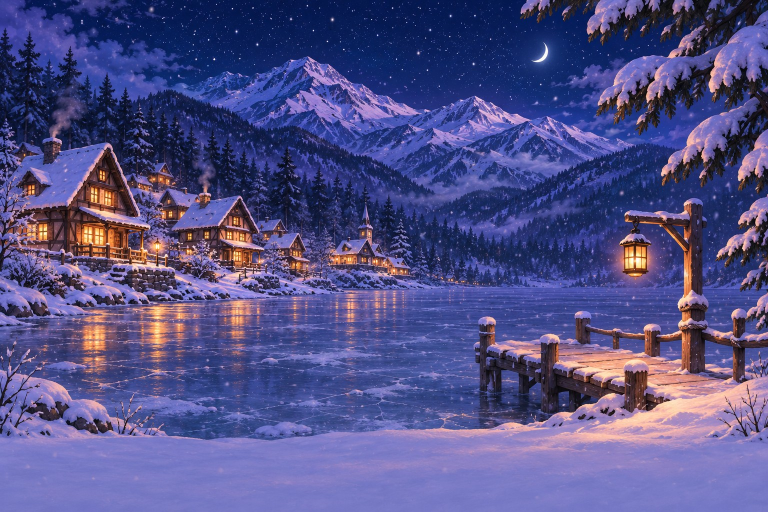
#> input picture Resources/Wallpapers/winter-night.jpg, 1536 x 1024 px (shown at 1/2 size)
$ python make-icon.py
#> lines starting #> are read from the running program, lines starting #| are printed output that depends on the picture; after the words box and inside, x2 and y2 are one past the last pixel; in counts of white or black regions, pixels touching at a corner belong together
"""Composes the app icon, Resources/AppIcon.png (1024x1024 RGBA), from the bundled paintings.

Usage: python scripts/make-icon.py [--previews DIR]
A winter painting seen through a window, a snow-covered sill across the bottom and a painted character
standing in the drift, on the macOS icon grid: an 824 px rounded square centred on the 1024 canvas, a
soft drop shadow, transparent outside. --previews also writes 128, 32 and 16 px downscales (and 8x
nearest-neighbour blow-ups of the small ones) so the silhouette can be checked at Finder sizes.
build-app.sh turns the PNG into AppIcon.icns with sips and iconutil on the Mac.
"""
import argparse
import math
import random
from pathlib import Path

from PIL import Image, ImageChops, ImageDraw, ImageEnhance, ImageFilter

ROOT = Path(__file__).resolve().parent.parent
OUT = ROOT / "Resources" / "AppIcon.png"

CANVAS = 1024
BODY = 824                      # the rounded square, per Apple's macOS icon grid
ORIGIN = (CANVAS - BODY) // 2
CORNER = 185
SS = 4                          # supersampling for anti-aliased shape edges
SHADOW_DY, SHADOW_BLUR, SHADOW_ALPHA = 14, 18, 0.38

PAINTING = "winter-night.jpg"
CROP = (560, 0, 1460, 900)      # source box: the moon, the peaks and the lantern
VIEW_BLUR = 2.5                 # the view through the glass is a touch out of focus
CHARACTER = "snowman.png"
CHARACTER_H = 560               # height on the 824 body
CHARACTER_CX = 412
SINK = 46                       # how far the character's base sits below the drift's crest

FRAME = 34                      # window frame on the top and sides
SILL_BACK, SILL_FRONT = 640, 676   # the sill's top face, from the glass to its front edge
DRIFT_H = 34                    # drift height at the sides; it piles up round the character
LIP = 24                        # how far the drift's overhang hangs down the sill's front face

WOOD = (128, 80, 46)
FRAME_WOOD = (96, 60, 40)
SNOW_LIT, SNOW_SHADE = (248, 248, 255), (150, 160, 214)
SHADOW_BLUE = (22, 20, 64)


def solid(size, rgb, alpha=255):
    return Image.new("RGBA", size, rgb + (alpha,))


def tinted(mask, rgb, alpha):
    """A layer of one colour whose opacity follows mask, at most alpha."""
    layer = solid(mask.size, rgb)
    layer.putalpha(mask.point(lambda v: v * alpha // 255))
    return layer


def shape(draw_fn, size=(BODY, BODY)):
    """Anti-aliased L mask: draw_fn(draw, s) paints in coordinates scaled by s."""
    big = Image.new("L", (size[0] * SS, size[1] * SS), 0)
    draw_fn(ImageDraw.Draw(big), SS)
    return big.resize(size, Image.LANCZOS)


def grain(size, rgb, seed, spread=0.22):
    """Painted wood: long horizontal streaks of lighter and darker brown."""
    rnd = random.Random(seed)
    layers = []
    for cols, rows in ((3, 9), (10, 40), (28, 120)):
        noise = Image.new("L", (cols, rows))
        noise.putdata([rnd.randint(0, 255) for _ in range(cols * rows)])
        layers.append(noise.resize(size, Image.BICUBIC))
    mask = Image.blend(Image.blend(layers[0], layers[1], 0.45), layers[2], 0.3)
    dark = tuple(int(c * (1 - spread)) for c in rgb)
    light = tuple(min(255, int(c * (1 + spread))) for c in rgb)
    return Image.composite(solid(size, light), solid(size, dark), mask)


def view():
    """The painting through the glass: soft focus, darker towards the edges, a faint reflection."""
    src = Image.open(ROOT / "Resources" / "Wallpapers" / PAINTING).convert("RGB")
#> src is the input picture: PIL image 1536x1024 RGB; mean R, G, B 82.1, 80, 134.9
    img = src.crop(CROP).resize((BODY, BODY), Image.LANCZOS).filter(ImageFilter.GaussianBlur(VIEW_BLUR))
    img = ImageEnhance.Brightness(img).enhance(0.9).convert("RGBA")
#> img: PIL image 824x824 RGBA
    glow = shape(lambda d, s: d.ellipse((-200 * s, -160 * s, (BODY + 200) * s, (BODY + 240) * s), fill=255))
#> in shape, `big = Image.new("L", (size[0] * SS, size[1] * SS), 0)`: big: PIL image 3296x3296 L; every value is 0
#> in shape, `draw_fn(ImageDraw.Draw(big), SS)`: big: PIL image 3296x3296 L; every value is 255
#> in shape, `return big.resize(size, Image.LANCZOS)`: returned value: PIL image 824x824 L; every value is 255
    img.alpha_composite(tinted(ImageChops.invert(glow.filter(ImageFilter.GaussianBlur(90))), SHADOW_BLUE, 150))
#> in tinted, `layer.putalpha(mask.point(lambda v: v * alpha // 255))`: mask: PIL image 824x824 L; every value is 0
    sheen = shape(lambda d, s: d.polygon([(150 * s, 0), (330 * s, 0), (0, 330 * s), (0, 150 * s)], fill=255))
#> call 2 of shape, with size = (824, 824)
#> in shape (call 2), `draw_fn(ImageDraw.Draw(big), SS)`:
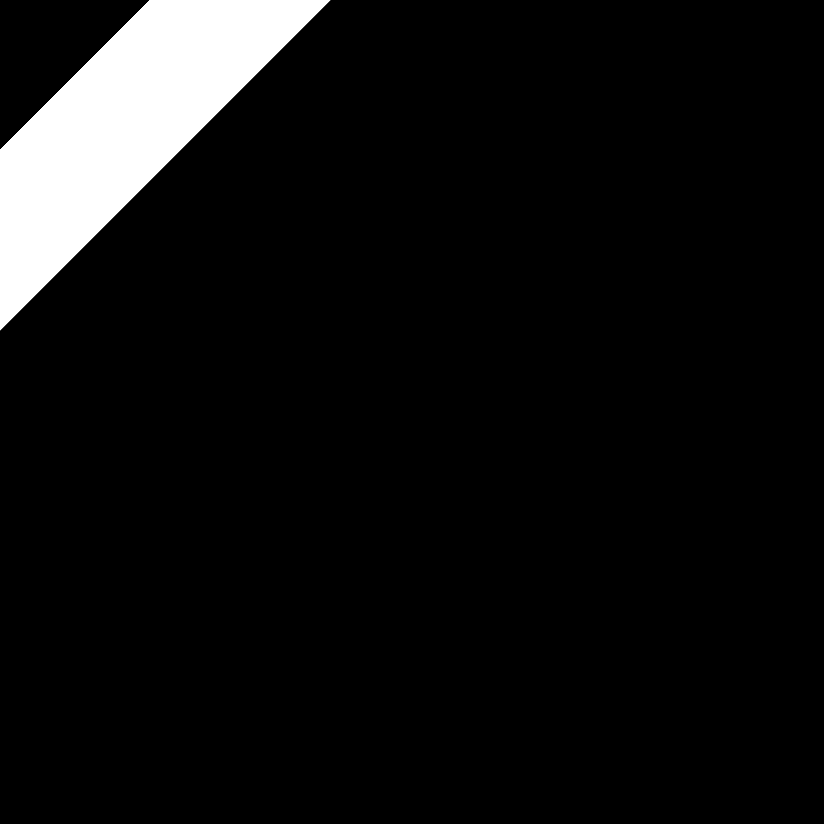
#> big: PIL image 3296x3296 L (shown at 1/4 size); 6.4% white; 1 white region, box (x1, y1, x2, y2) and area: (0, 0, 1321, 1321) 692881
    img.alpha_composite(tinted(sheen.filter(ImageFilter.GaussianBlur(30)), (255, 255, 255), 22))
#> in tinted (call 2), `layer = solid(mask.size, rgb)`: layer: PIL image 824x824 RGBA; every value is 255
    return img


def frame(body):
    """Wooden frame on the top and sides, concentric with the icon's corners, shading the glass."""
    glass = (FRAME, FRAME, BODY - FRAME, SILL_BACK + CORNER)
    hole = shape(lambda d, s: d.rounded_rectangle([v * s for v in glass], radius=(CORNER - FRAME) * s, fill=255))
#> in shape (call 3), `draw_fn(ImageDraw.Draw(big), SS)`: big: PIL image 3296x3296 L; 85.2% white; 1 black region, box (x1, y1, x2, y2) and area: (0, 0, 3296, 3296) 1612934
    wood = ImageChops.invert(hole)
    body.alpha_composite(tinted(ImageChops.offset(wood, 0, 10).filter(ImageFilter.GaussianBlur(12)), SHADOW_BLUE, 190))
    body.paste(grain(body.size, FRAME_WOOD, seed=7, spread=0.16), (0, 0), wood)
#> after the loop in grain, `for cols, rows in ((3, 9), (10, 40), (28, 120)):`:
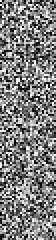
#> noise: PIL image 28x120 L (shown 2 times larger); min 0, max 255, mean 126.5
#> after the loop in grain, `for cols, rows in ((3, 9), (10, 40), (28, 120)):`: layers = 3 items
    rim = ImageChops.subtract(hole, ImageChops.offset(hole, 0, 3))
    body.alpha_composite(tinted(rim, (255, 220, 170), 70))


# [27 lines left out: functions crest, overhang, snow_fill, not called in this run]


def sill(body):
    """The ledge's wood: a lit top face and a front face darkening downwards."""
    top = grain((BODY, SILL_FRONT - SILL_BACK), tuple(c + 26 for c in WOOD), seed=3)
    front = grain((BODY, BODY - SILL_FRONT), WOOD, seed=5)
#> call 3 of grain, with size = (824, 148), rgb = (128, 80, 46), seed = 5, spread = 0.22
#> in grain (call 3), `return Image.composite(solid(size, light), solid(size, dark), mask)`:
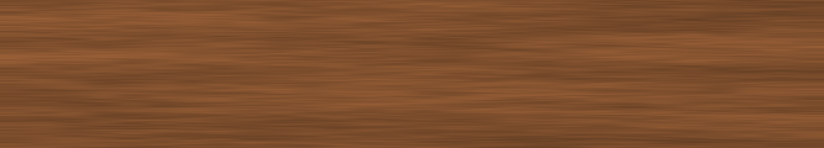
#> returned value: PIL image 824x148 RGBA; mean R, G, B, A 126.5, 78.9, 45.1, 255
    shade = Image.linear_gradient("L").resize(front.size).point(lambda v: v * 150 // 255)
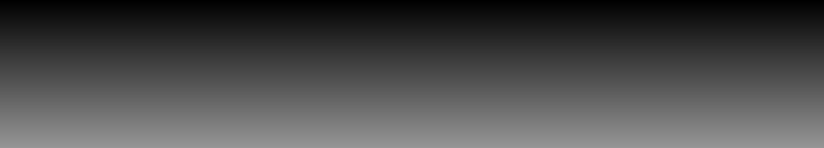
#> shade: PIL image 824x148 L; min 0, max 150, mean 74.5
    front.alpha_composite(tinted(shade, (34, 18, 12), 255))
#> in tinted (call 5), `layer.putalpha(mask.point(lambda v: v * alpha // 255))`:
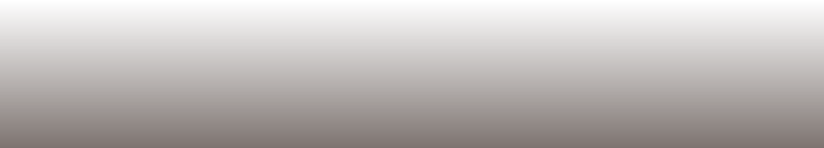
#> layer: PIL image 824x148 RGBA; mean R, G, B, A 34, 18, 12, 74.5; transparent parts drawn white
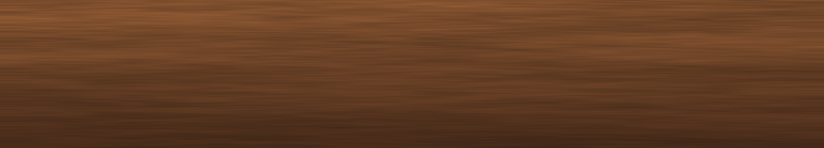
#> front: PIL image 824x148 RGBA; mean R, G, B, A 99.7, 61.2, 35.5, 255
    body.paste(top, (0, SILL_BACK))
    body.paste(front, (0, SILL_FRONT))
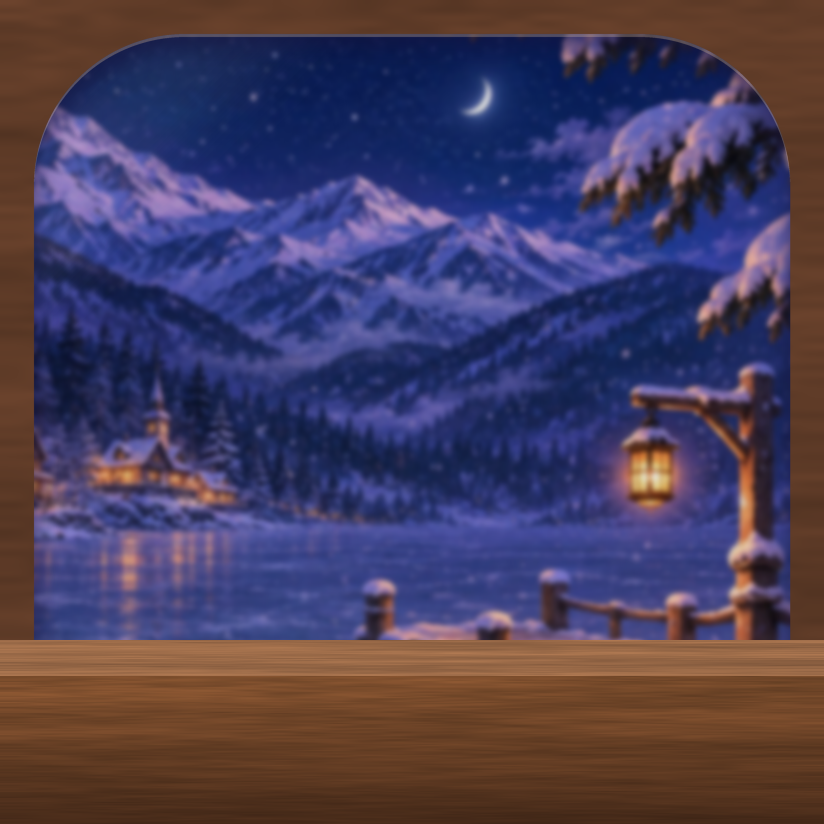
#> body: PIL image 824x824 RGBA; mean R, G, B, A 73.3, 62.5, 89.8, 255


# [15 lines left out: function drift, not called in this run]


def character(body):
    """The painted character, its base sunk into the drift (which is drawn over it afterwards), with a
    dark halo that keeps its silhouette apart from the painting at 16 px. Returns its width."""
#> (the run stopped early here; a loop or call above may not have finished)

$ run again, with Resources/Wallpapers/autumn-day.jpg copied over Resources/Wallpapers/winter-night.jpg
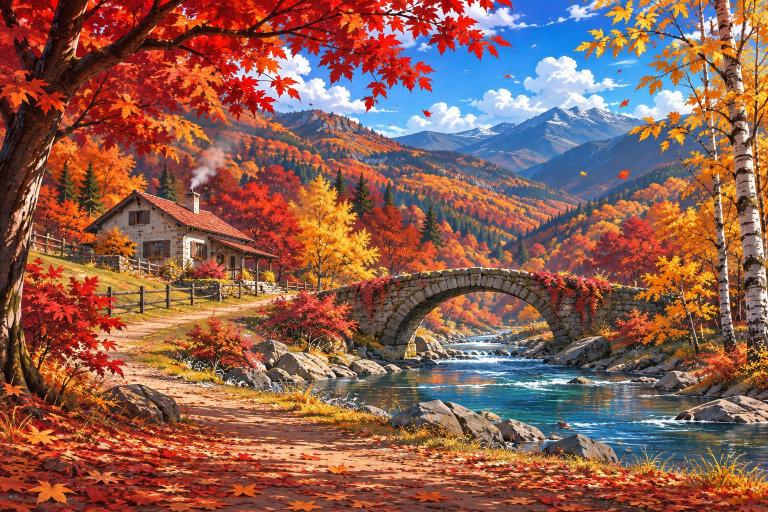
#> input picture Resources/Wallpapers/autumn-day.jpg, 1536 x 1024 px (shown at 1/2 size)
#> in view, src is the input picture: PIL image 1536x1024 RGB; mean R, G, B 140.7, 94.8, 81.7
#> in frame, `body.alpha_composite(tinted(ImageChops.offset(wood, 0, 10).filter(Imag..`:
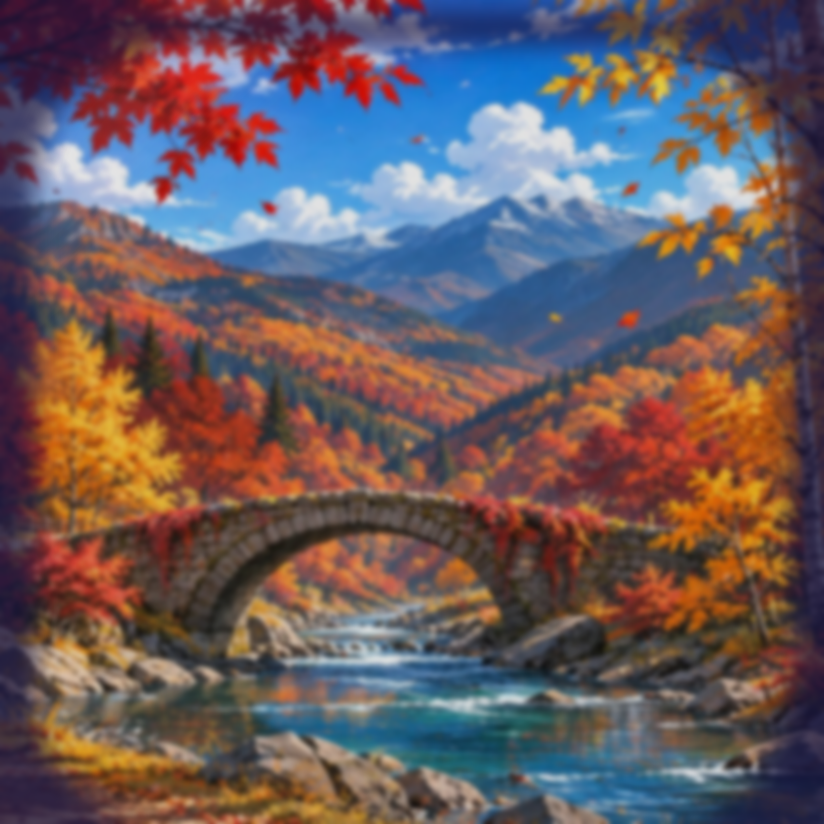
#> body: PIL image 824x824 RGBA; mean R, G, B, A 105.5, 90.8, 95.3, 255
#> after the loop in grain, `for cols, rows in ((3, 9), (10, 40), (28, 120)):`: layers = 3 items
#> in sill, `body.paste(front, (0, SILL_FRONT))`:
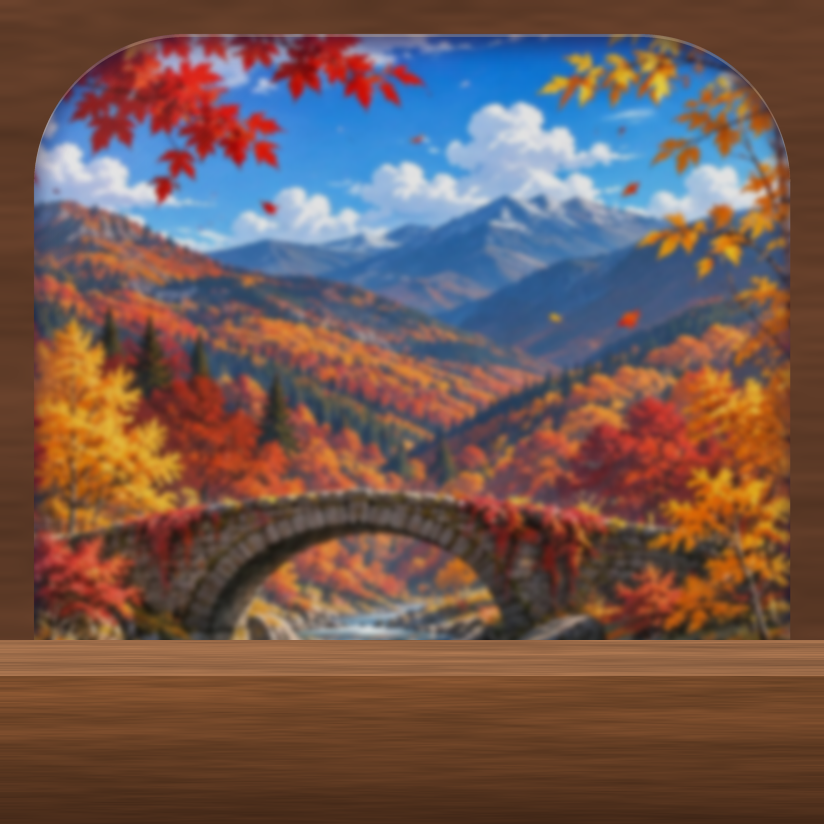
#> body: PIL image 824x824 RGBA; mean R, G, B, A 113.6, 88.1, 81.2, 255

$ run again, with Resources/Wallpapers/autumn-evening.jpg copied over Resources/Wallpapers/winter-night.jpg
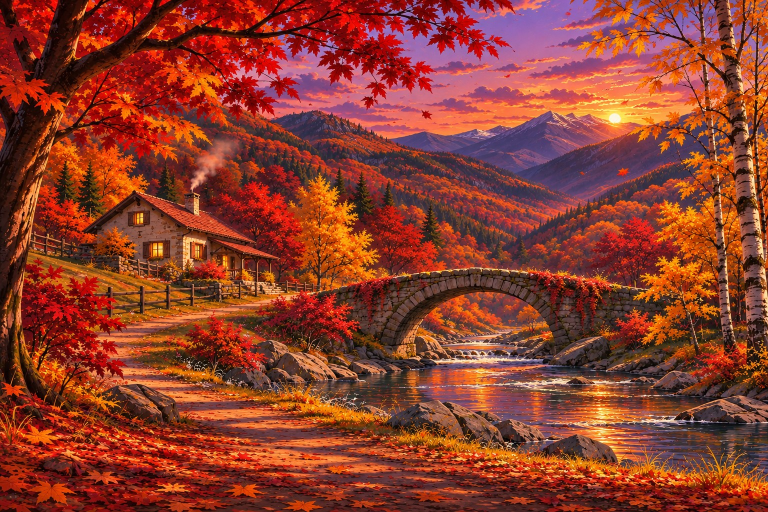
#> input picture Resources/Wallpapers/autumn-evening.jpg, 1536 x 1024 px (shown at 1/2 size)
#> in view, src is the input picture: PIL image 1536x1024 RGB; mean R, G, B 140.7, 61.3, 44.6
#> in frame, `body.alpha_composite(tinted(ImageChops.offset(wood, 0, 10).filter(Imag..`:
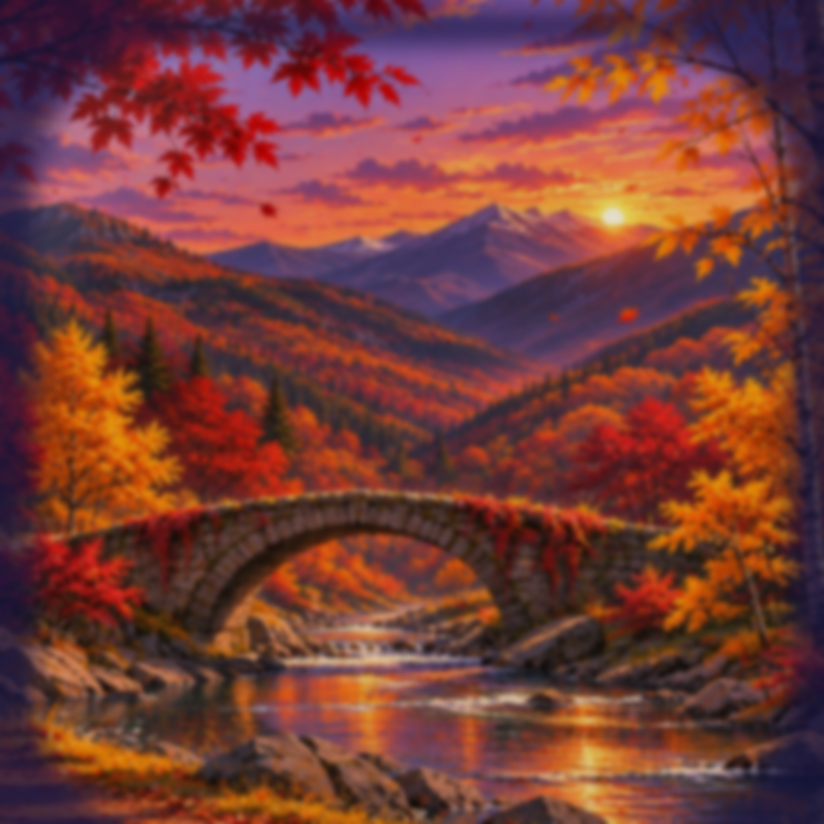
#> body: PIL image 824x824 RGBA; mean R, G, B, A 117.1, 60.2, 55.8, 255
#> after the loop in grain, `for cols, rows in ((3, 9), (10, 40), (28, 120)):`: layers = 3 items
#> in sill, `body.paste(front, (0, SILL_FRONT))`:
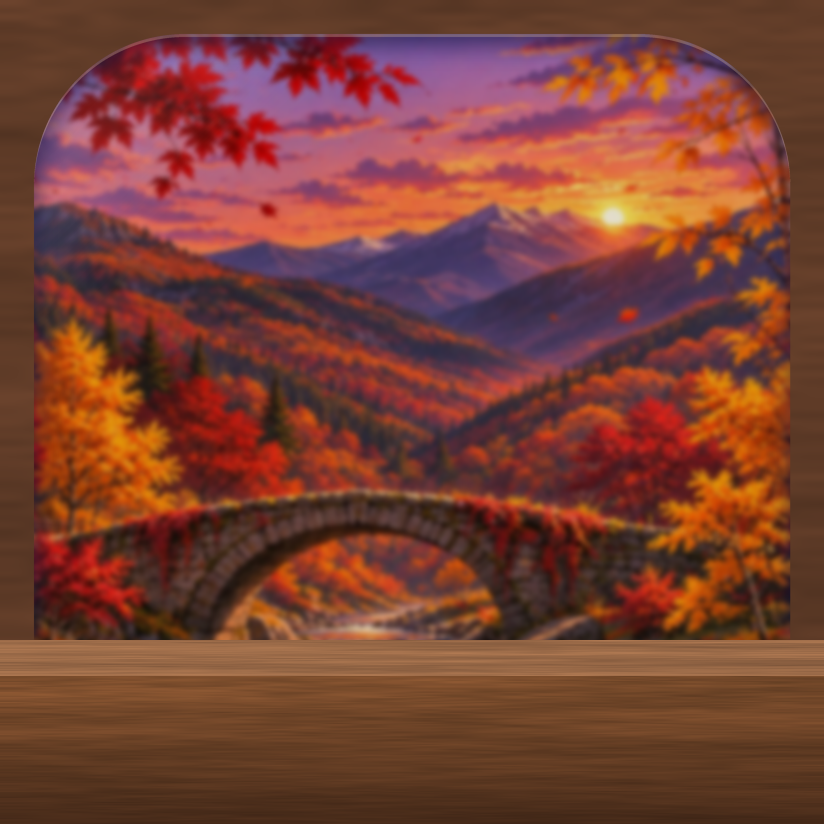
#> body: PIL image 824x824 RGBA; mean R, G, B, A 121.5, 64.5, 51.3, 255

$ run again, with Resources/Wallpapers/autumn-night.jpg copied over Resources/Wallpapers/winter-night.jpg
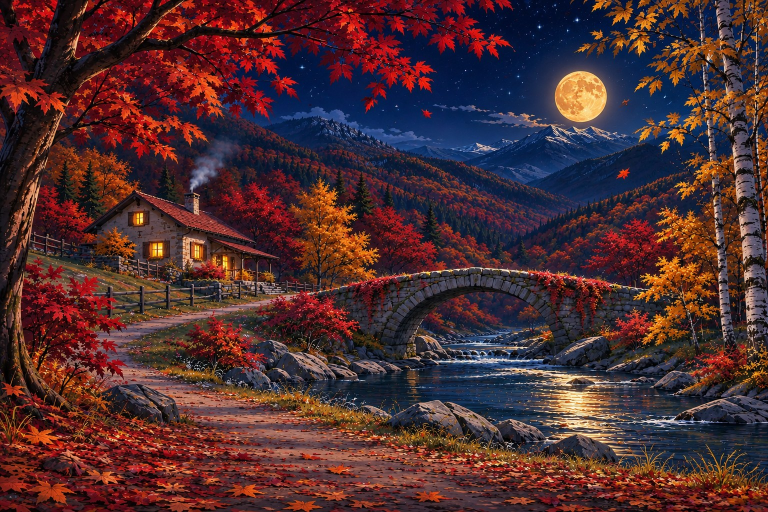
#> input picture Resources/Wallpapers/autumn-night.jpg, 1536 x 1024 px (shown at 1/2 size)
#> in view, src is the input picture: PIL image 1536x1024 RGB; mean R, G, B 77.7, 46, 48.6
#> after the loop in grain, `for cols, rows in ((3, 9), (10, 40), (28, 120)):`: layers = 3 items
#> in sill, `body.paste(front, (0, SILL_FRONT))`:
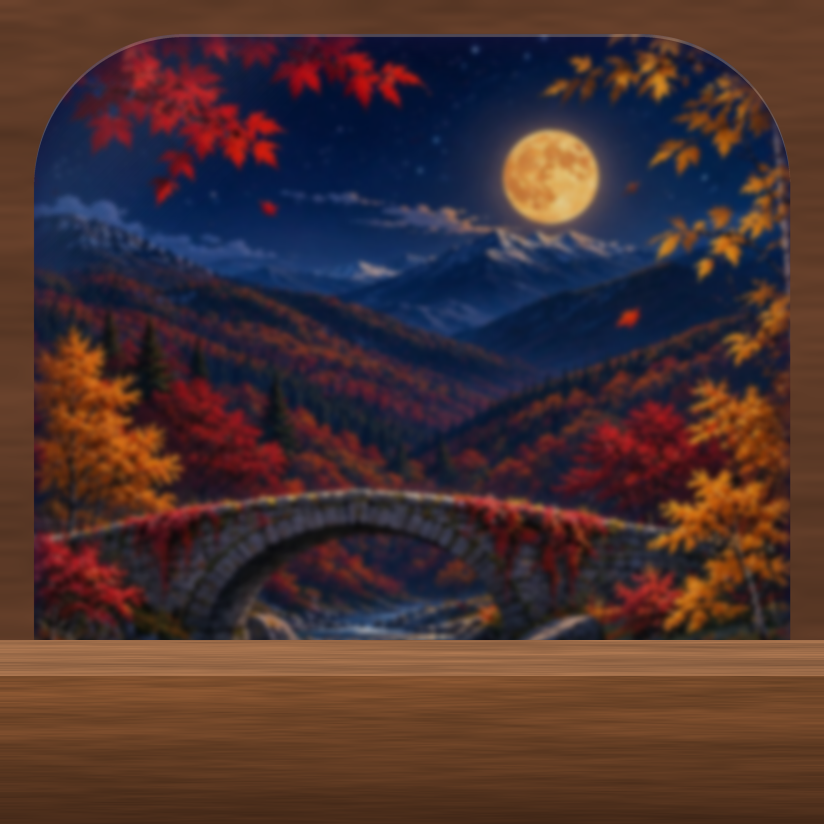
#> body: PIL image 824x824 RGBA; mean R, G, B, A 72.6, 49.7, 49, 255
